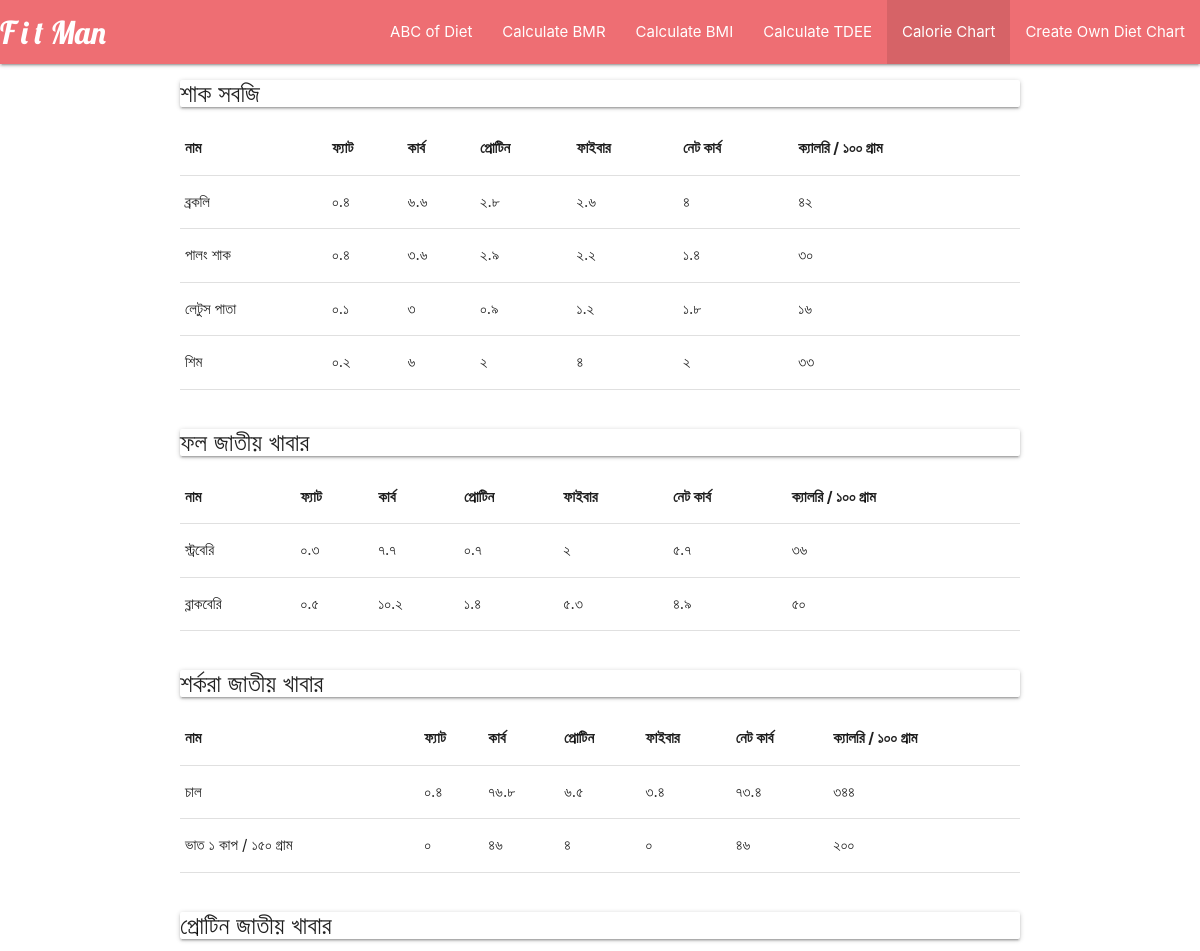
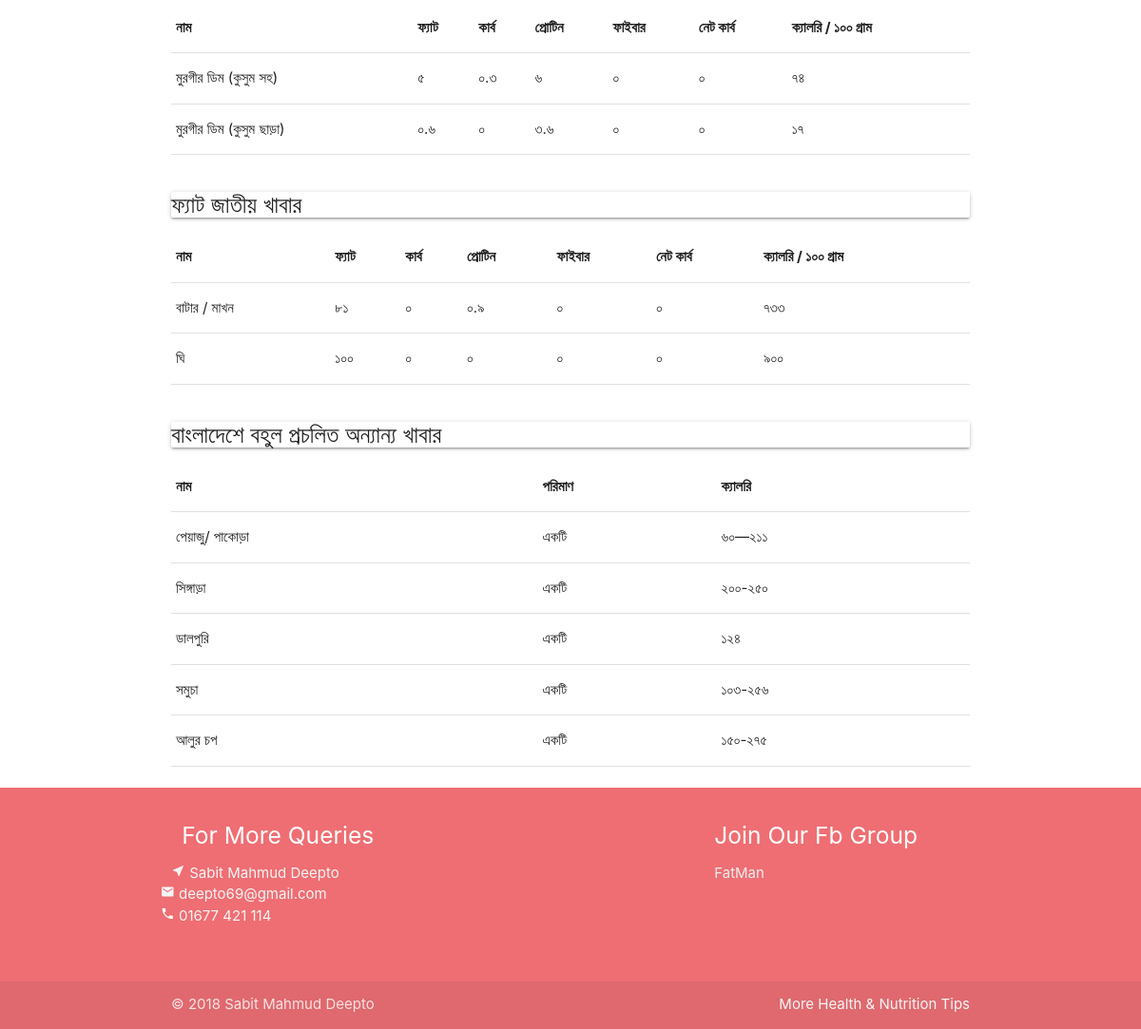
Page /calorie_chart/ on the committed database (2 pictures, top to bottom).
### Calorie_Chart/models.py (models this page shows, shortened)
class Veg(models.Model):
	Name = models.CharField(max_length=100)
	Fat = models.CharField(max_length=100)
	Protein = models.CharField(max_length=100)
	Carb = models.CharField(max_length=100)
	Fibre = models.CharField(max_length=100)
	NetCarb = models.CharField(max_length=100)
	Calorie = models.CharField(max_length=100)

class Fruits(models.Model):
	Name = models.CharField(max_length=100)
	Fat = models.CharField(max_length=100)
	Protein = models.CharField(max_length=100)
	Carb = models.CharField(max_length=100)
	Fibre = models.CharField(max_length=100)
	NetCarb = models.CharField(max_length=100)
	Calorie = models.CharField(max_length=100)

class Carb(models.Model):
	Name = models.CharField(max_length=100)
	Fat = models.CharField(max_length=100)
	Protein = models.CharField(max_length=100)
	Carb = models.CharField(max_length=100)
	Fibre = models.CharField(max_length=100)
	NetCarb = models.CharField(max_length=100)
	Calorie = models.CharField(max_length=100)

class Protein(models.Model):
	Name = models.CharField(max_length=100)
	Fat = models.CharField(max_length=100)
	Protein = models.CharField(max_length=100)
	Carb = models.CharField(max_length=100)
	Fibre = models.CharField(max_length=100)
	NetCarb = models.CharField(max_length=100)
	Calorie = models.CharField(max_length=100)

class Fat(models.Model):
	Name = models.CharField(max_length=100)
	Fat = models.CharField(max_length=100)
	Protein = models.CharField(max_length=100)
	Carb = models.CharField(max_length=100)
	Fibre = models.CharField(max_length=100)
	NetCarb = models.CharField(max_length=100)
	Calorie = models.CharField(max_length=100)

class Others(models.Model):
	Name = models.CharField(max_length=100)
	Qty = models.CharField(max_length=100)
	Calorie = models.CharField(max_length=100)

### Fitness_Basic/views.py (the view)
# urls.py: path('calorie_chart/', views.calorie_chart, name = 'calorie_chart'),
def calorie_chart(request):
	all_veg = Veg.objects.all()
	all_fruits = Fruits.objects.all()
	all_carb = Carb.objects.all()
	all_protein = Protein.objects.all()
	all_fat = Fat.objects.all()
	all_others = Others.objects.all()
	context = {
					'all_veg_list':all_veg,
					'all_fruit_list':all_fruits,
					'all_carb_list':all_carb,
					'all_protein_list':all_protein,
					'all_fat_list':all_fat,
					'all_others_list':all_others
					}
	return render(request, 'calorie.html', context)

### templates/calorie.html (shortened to what this page needs)
  {% load static %}
<!doctype html>
<html lang="en">
  <head>
    <link rel="stylesheet" href="https://unpkg.com/bootstrap-material-design@4.1.1/dist/css/bootstrap-material-design.min.css">
    <link rel="stylesheet" href="https://cdnjs.cloudflare.com/ajax/libs/materialize/1.0.0-rc.2/css/materialize.min.css">
  </head>
  <body>
<header>
    <nav>
        <div class="nav-wrapper">
            <a href="#" class="brand-logo ">
                <div style="font-family: 'Lobster', cursive;">F i t Man</div>
            </a>
                    <ul id="nav-mobile" class="right hide-on-med-and-down">
                      <li><a href="/home">ABC of Diet</a></li>
                      <li><a href="/bmr">Calculate BMR</a></li>
                      <li><a href="/bmi">Calculate BMI</a></li>
                      <li><a href="/tdee">Calculate TDEE</a></li>
                      <li class="nav-item active"><a href="/calorie_chart">Calorie Chart</a></li>
                      <li><a href="/diet_chart">Create Own Diet Chart</a></li>
                  </ul>
        </div>
    </nav>
</header>
<div class="container">
<div class="card">
  <div class="card-body text-center">
  <h5>শাক   সবজি  </h5>
  </div>
</div>
<table class="table table-striped">
  <thead>
    <tr>
      <th scope="col"> নাম </th>
      <th scope="col">ফ্যাট  </th>
      <th scope="col">কার্ব</th>
      <th scope="col">প্রোটিন </th>
      <th scope="col">ফাইবার </th>
      <th scope="col">নেট কার্ব </th>
      <th scope="col">ক্যালরি / ১০০ গ্রাম</th>
    </tr>
  </thead>
  <tbody>
{% for veg in all_veg_list %}
    <tr>
      <td>{{veg.Name}}</td>
      <td>{{veg.Fat}}</td>
      <td>{{veg.Carb}}</td>
      <td>{{veg.Protein}}</td>
      <td>{{veg.Fibre}}</td>
      <td>{{veg.NetCarb}}</td>
      <td>{{veg.Calorie}}</td>
    </tr>
{% endfor %}
  </tbody>
</table>
</div>
<br/>
<div class="container">
<div class="card">
  <div class="card-body text-center">
  <h5> ফল জাতীয় খাবার  </h5>
  </div>
</div>
<table class="table table-striped">
  <thead>
    <tr>
      <th scope="col"> নাম </th>
      <th scope="col">ফ্যাট  </th>
      <th scope="col">কার্ব</th>
      <th scope="col">প্রোটিন </th>
      <th scope="col">ফাইবার </th>
      <th scope="col">নেট কার্ব </th>
      <th scope="col">ক্যালরি / ১০০ গ্রাম</th>
    </tr>
  </thead>
  <tbody>
    {% for fruit in all_fruit_list %}
    <tr>
      <td>{{fruit.Name}}</td>
      <td>{{fruit.Fat}}</td>
      <td>{{fruit.Carb}}</td>
      <td>{{fruit.Protein}}</td>
      <td>{{fruit.Fibre}}</td>
      <td>{{fruit.NetCarb}}</td>
      <td>{{fruit.Calorie}}</td>
    </tr>
    {% endfor %}
  </tbody>
</table>
</div>
<br/>
<div class="container">
<div class="card">
  <div class="card-body text-center">
  <h5> শর্করা জাতীয় খাবার  </h5>
  </div>
</div>
<table class="table table-striped">
  <thead>
    <tr>
      <th scope="col"> নাম </th>
      <th scope="col">ফ্যাট  </th>
      <th scope="col">কার্ব</th>
      <th scope="col">প্রোটিন </th>
      <th scope="col">ফাইবার </th>
      <th scope="col">নেট কার্ব </th>
      <th scope="col">ক্যালরি / ১০০ গ্রাম</th>
    </tr>
  </thead>
  <tbody>
    {% for carb in all_carb_list %}
    <tr>
      <td>{{carb.Name}}</td>
      <td>{{carb.Fat}}</td>
      <td>{{carb.Carb}}</td>
      <td>{{carb.Protein}}</td>
      <td>{{carb.Fibre}}</td>
      <td>{{carb.NetCarb}}</td>
      <td>{{carb.Calorie}}</td>
    </tr>
    {% endfor %}
  </tbody>
</table>
</div>
<br/>
<div class="container">
<div class="card">
  <div class="card-body text-center">
  <h5> প্রোটিন জাতীয় খাবার   </h5>
  </div>
</div>
<table class="table table-striped">
  <thead>
    <tr>
      <th scope="col"> নাম </th>
      <th scope="col">ফ্যাট  </th>
      <th scope="col">কার্ব</th>
      <th scope="col">প্রোটিন </th>
      <th scope="col">ফাইবার </th>
      <th scope="col">নেট কার্ব </th>
      <th scope="col">ক্যালরি / ১০০ গ্রাম</th>
    </tr>
  </thead>
  <tbody>
    {% for pro in all_protein_list %}
    <tr>
      <td>{{pro.Name}}</td>
      <td>{{pro.Fat}}</td>
      <td>{{pro.Carb}}</td>
      <td>{{pro.Protein}}</td>
      <td>{{pro.Fibre}}</td>
      <td>{{pro.NetCarb}}</td>
      <td>{{pro.Calorie}}</td>
    </tr>
    {% endfor %}
  </tbody>
</table>
</div>
<br/>
<div class="container">
<div class="card">
  <div class="card-body text-center">
  <h5> ফ্যাট  জাতীয় খাবার   </h5>
  </div>
</div>
<table class="table table-striped">
  <thead>
    <tr>
      <th scope="col"> নাম </th>
      <th scope="col">ফ্যাট  </th>
      <th scope="col">কার্ব</th>
      <th scope="col">প্রোটিন </th>
      <th scope="col">ফাইবার </th>
      <th scope="col">নেট কার্ব </th>
      <th scope="col">ক্যালরি / ১০০ গ্রাম</th>
    </tr>
  </thead>
  <tbody>
    {% for fat in all_fat_list %}
    <tr>
      <td>{{fat.Name}}</td>
      <td>{{fat.Fat}}</td>
      <td>{{fat.Carb}}</td>
      <td>{{fat.Protein}}</td>
      <td>{{fat.Fibre}}</td>
      <td>{{fat.NetCarb}}</td>
      <td>{{fat.Calorie}}</td>
    </tr>
    {% endfor %}
  </tbody>
</table>
</div>
<br/>
<div class="container">
<div class="card">
  <div class="card-body text-center">
  <h5>  বাংলাদেশে বহুল প্রচলিত অন্যান্য খাবার   </h5>
  </div>
</div>
<table class="table table-striped">
  <thead>
    <tr>
      <th scope="col"> নাম </th>
      <th scope="col"> পরিমাণ  </th>
      <th scope="col">ক্যালরি </th>
    </tr>
  </thead>
  <tbody>
    {% for others in all_others_list %}
    <tr>
      <td>{{others.Name}}</td>
      <td>{{others.Qty}}</td>
      <td>{{others.Calorie}}</td>
    </tr>
    {% endfor %}
  </tbody>
</table>
</div>
<br/>
<footer class="page-footer">
    <div class="container">
        <div class="row">
            <div class="col l6 s12">
                <h5 class="white-text">For More Queries</h5>
                <p class="grey-text text-lighten-4">
                    <span class="row">
                              <i class="tiny material-icons">near_me</i>  Sabit Mahmud Deepto
                    </span>
                    <span class="row">
                                <i class="tiny material-icons">email</i>    deepto69@gmail.com
                   </span>
                    <span class="row">
                                 <i class="tiny material-icons">phone</i>    01677 421 114
                   </span>
                </p>
            </div>
            <div class="col l4 offset-l2 s12">
                <h5 class="white-text">Join Our Fb Group</h5>
                <ul>
                    <li><a class="grey-text text-lighten-3" href="#!"> FatMan</a></li>
                </ul>
            </div>
        </div>
    </div>
    <div class="footer-copyright">
        <div class="container">
            © 2018 Sabit Mahmud Deepto
            <a class="grey-text text-lighten-4 right" href="#!">More Health & Nutrition Tips</a>
        </div>
    </div>
</footer>
  </body>
</html>

### rows in the picture
Veg: Name "ব্রকলি", Fat "০.৪", Carb "৬.৬", Protein "২.৮", Fibre "২.৬", NetCarb "৪", Calorie "৪২"
Veg: Name "পালং শাক", Fat "০.৪", Carb "৩.৬", Protein "২.৯", Fibre "২.২", NetCarb "১.৪", Calorie "৩০"
Veg: Name "লেটুস পাতা", Fat "০.১", Carb "৩", Protein "০.৯", Fibre "১.২", NetCarb "১.৮", Calorie "১৬"
Veg: Name "শিম", Fat "০.২", Carb "৬", Protein "২", Fibre "৪", NetCarb "২", Calorie "৩৩"
Fruits: Name "স্ট্রবেরি", Fat "০.৩", Carb "৭.৭", Protein "০.৭", Fibre "২", NetCarb "৫.৭", Calorie "৩৬"
Fruits: Name "ব্লাকবেরি", Fat "০.৫", Carb "১০.২", Protein "১.৪", Fibre "৫.৩", NetCarb "৪.৯", Calorie "৫০"
Carb: Name "চাল", Fat "০.৪", Carb "৭৬.৮", Protein "৬.৫", Fibre "৩.৪", NetCarb "৭৩.৪", Calorie "৩৪৪"
Carb: Name "ভাত ১ কাপ / ১৫০ গ্রাম", Fat "০", Carb "৪৬", Protein "৪", Fibre "০", NetCarb "৪৬", Calorie "২০০"
Protein: Name "মুরগীর ডিম (কুসুম সহ)", Fat "৫", Carb "০.৩", Protein "৬", Fibre "০", NetCarb "০", Calorie "৭৪"
Protein: Name "মুরগীর ডিম (কুসুম ছাড়া)", Fat "০.৬", Carb "০", Protein "৩.৬", Fibre "০", NetCarb "০", Calorie "১৭"
Fat: Name "বাটার / মাখন", Fat "৮১", Carb "০", Protein "০.৯", Fibre "০", NetCarb "০", Calorie "৭৩৩"
Fat: Name "ঘি", Fat "১০০", Carb "০", Protein "০", Fibre "০", NetCarb "০", Calorie "৯০০"
Others: Name "পেয়াজু/ পাকোড়া", Qty "একটি", Calorie "৬০—২১১"
Others: Name "সিঙ্গাড়া", Qty "একটি", Calorie "২০০-২৫০"
Others: Name "ডালপুরি", Qty "একটি", Calorie "১২৪"
Others: Name "সমুচা", Qty "একটি", Calorie "১০৩-২৫৬"
Others: Name "আলুর চপ", Qty "একটি", Calorie "১৫০-২৭৫"
